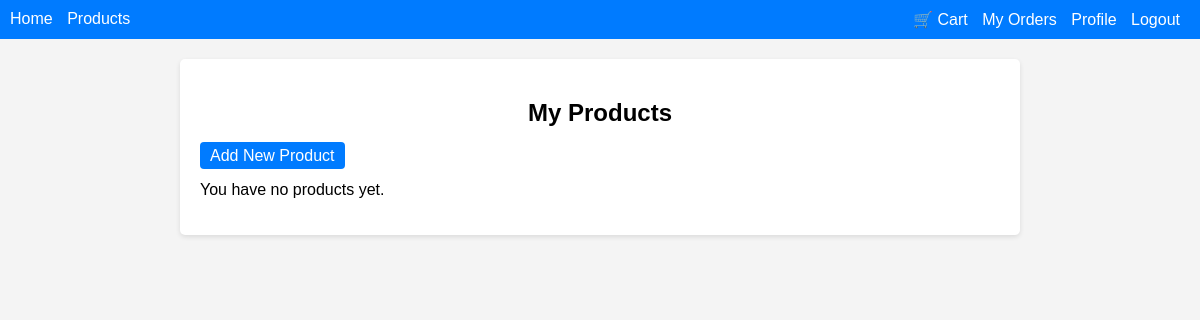
The page /products/seller/products/ (signed in) on the database as committed earlier.
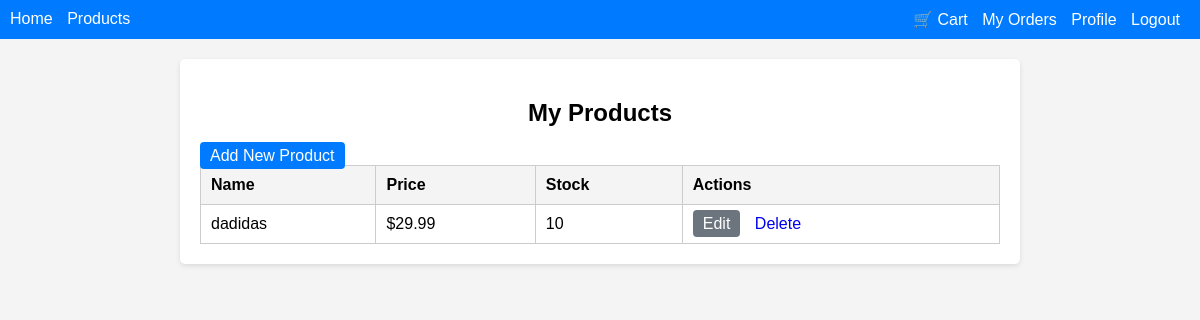
The same page on the database as committed later.
### products/models.py (models this page shows, shortened)
class Product(models.Model):
    name = models.CharField(max_length=255)
    description = models.TextField()
    price = models.DecimalField(max_digits=10, decimal_places=2)
    image = models.ImageField(upload_to='products/', null=True, blank=True)
    created_at = models.DateTimeField(auto_now_add=True)
    stock_quantity = models.PositiveIntegerField(default=0)
    seller = models.ForeignKey(
        SellerProfile,
        on_delete=models.CASCADE,
        related_name='products',
        null=True,  # Allow null temporarily
        blank=True
    )
    class Meta:
        abstract = False  # This allows the model to be used in the database

### products/views.py (the view)
# urls.py: path('seller/products/', views.seller_products, name='seller_products'),
@login_required
def seller_products(request):
    if request.user.account_type != 'SELLER':
        return redirect('home')
    products = Product.objects.filter(seller=request.user.seller_profile)
    return render(request, 'products/seller_products.html', {'products': products})

### products/templates/products/seller_products.html
{% extends 'base.html' %}
{% load static %}
{% block extra_css %}
    <link rel="stylesheet" type="text/css" href="{% static 'products/seller_products.css' %}">
{% endblock %}
{% block content %}
<div class="seller-products-container">
    <h2>My Products</h2>
    <a href="{% url 'add_product' %}" class="btn btn-primary">Add New Product</a>
    {% if products %}
        <table>
            <thead>
                <tr>
                    <th>Name</th>
                    <th>Price</th>
                    <th>Stock</th>
                    <th>Actions</th>
                </tr>
            </thead>
            <tbody>
                {% for product in products %}
                    <tr>
                        <td>{{ product.name }}</td>
                        <td>${{ product.price }}</td>
                        <td>{{ product.stock_quantity }}</td>
                        <td>
                            <a href="{% url 'edit_product' product.id %}" class="btn btn-secondary">Edit</a>
                            <a href="{% url 'delete_product' product.id %}" class="btn btn-danger">Delete</a>
                        </td>
                    </tr>
                {% endfor %}
            </tbody>
        </table>
    {% else %}
        <p>You have no products yet.</p>
    {% endif %}
</div>
{% endblock %}

Rows that differ between the two databases and show on the page:
added Product: name "dadidas", price "29.99", stock_quantity "10"
Other text that changed with them:
text no longer shown: "You have no products yet."
text now shown: "Name Price Stock Actions"
